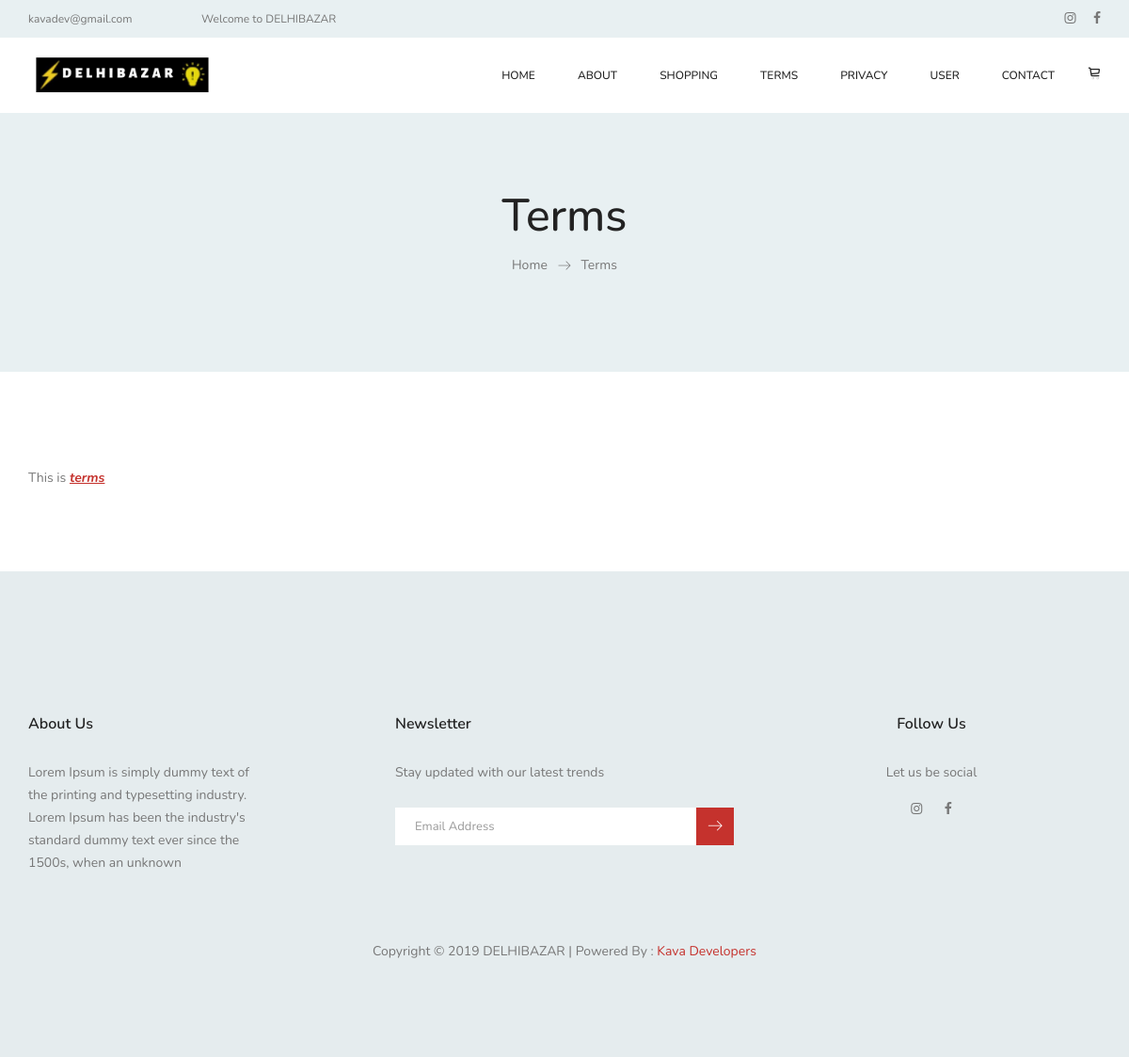
The page /index.php/pages/terms on the database its author committed.
### tables this page shows
CREATE TABLE IF NOT EXISTS `setting` (
  `id` int(11) NOT NULL AUTO_INCREMENT,
  `email` text NOT NULL,
  `support_email` text NOT NULL,
  `contact_email` text NOT NULL,
  `newsletter_email` varchar(250) DEFAULT NULL,
  `mobile` text NOT NULL,
  `city` text NOT NULL,
  `address` text NOT NULL,
  `opening_hours` text NOT NULL,
  `short_about` text NOT NULL,
  `meta_keywords` longtext NOT NULL,
  `meta_description` longtext NOT NULL,
  `shop_commission` decimal(40,2) DEFAULT NULL COMMENT 'Per shop commission',
  `ad_number` varchar(250) DEFAULT NULL,
  `smtp_host` text,
  `smtp_port` text,
  `smtp_user` text,
  `smtp_pass` text,
  PRIMARY KEY (`id`)
);

CREATE TABLE IF NOT EXISTS `social_icon` (
  `id` int(11) NOT NULL AUTO_INCREMENT,
  `title` text NOT NULL,
  `class` text NOT NULL,
  `link` text NOT NULL,
  `created_at` datetime NOT NULL,
  PRIMARY KEY (`id`)
);

CREATE TABLE IF NOT EXISTS `pages` (
  `id` int(11) NOT NULL AUTO_INCREMENT,
  `name` varchar(250) NOT NULL,
  `content` longtext NOT NULL,
  PRIMARY KEY (`id`)
);

### application/core/MY_Loader.php (called while the page is built, shortened)
<?php
class MY_Loader extends CI_Loader {
    public function template1($template_name, $vars = array())
    {
        $this->view('template/header2');
        $this->view($template_name, $vars);
        $this->view('template/footer2');
    }
}
?>

### application/controllers/Pages.php (called while the page is built, shortened)
<?php
class Pages extends CI_Controller {
	function __construct(){
        $this->load->model('general_model');
    }
    public function terms()
    {
        $data['_title']     = "DELHIBAZAR | Terms";
        $this->load->template1('pages/terms',$data);
    }
}

### index.php (called while the page is built, shortened)
<?php
require_once BASEPATH.'core/CodeIgniter.php';

### application/helpers/general_helper.php (called while the page is built, shortened)
<?php
function social_icons()
{
	$CI=&get_instance();
	return $CI->db->get('social_icon')->result_array();
}
function get_setting()
{
	$CI=&get_instance();
	return $CI->db->get_where('setting',['id' => '1'])->result_array()[0];
}
?>

### application/views/pages/terms.php (the view)
    <section class="banner_area">
        <div class="banner_inner d-flex align-items-center">
<div class="container">
	<div class="banner_content text-center">
		<h2>Terms</h2>
		<div class="page_link">
			<a href="<?= base_url(); ?>">Home</a>
			<a href="#">Terms</a>
		</div>
	</div>
</div>
        </div>
    </section>
    <section class="sample-text-area">
            <div class="container">
                <div><?= $this->db->get_where('pages',['id' => '2'])->result_array()[0]['content']; ?></div>
            </div>
    </section>

### application/views/template/header2.php (shortened to what this page needs)
<!doctype html>
<html lang="en">
    <head>
        <link rel="stylesheet" href="<?= base_url() ?>user_login/css/bootstrap.css">
        <link rel="stylesheet" href="<?= base_url() ?>user_login/vendors/linericon/style.css">
        <link rel="stylesheet" href="<?= base_url() ?>user_login/css/font-awesome.min.css">
        <link rel="stylesheet" href="<?= base_url() ?>user_login/vendors/owl-carousel/owl.carousel.min.css">
        <link rel="stylesheet" href="<?= base_url() ?>user_login/vendors/lightbox/simpleLightbox.css">
        <link rel="stylesheet" href="<?= base_url() ?>user_login/vendors/nice-select/css/nice-select.css">
        <link rel="stylesheet" href="<?= base_url() ?>user_login/vendors/animate-css/animate.css">
        <link rel="stylesheet" href="<?= base_url() ?>user_login/vendors/jquery-ui/jquery-ui.css">
        <link rel="stylesheet" href="<?= base_url() ?>user_login/css/style.css">
        <link rel="stylesheet" href="<?= base_url() ?>user_login/css/responsive.css">
        <link rel="stylesheet" href="<?= base_url() ?>user_login/alert/sweetalert.css">
    </head>
    <body>
        <header class="header_area">
        	<div class="top_menu row m0">
           		<div class="container">
					<div class="float-left">
						<a href="mailto:<?= get_setting()['email'] ?>"><?= get_setting()['email'] ?></a>
						<a href="#">Welcome to DELHIBAZAR</a>
					</div>
					<div class="float-right">
						<ul class="header_social">
							<?php foreach (social_icons() as $key => $value) { ?>
							<li><a href="<?= $value['link'] ?>" target="_blank"><i class="fa <?= $value['class'] ?>"></i></a></li>
							<?php } ?>
						</ul>
					</div>
           		</div>
           	</div>
           	<div class="main_menu">
            	<nav class="navbar navbar-expand-lg navbar-light main_box">
					<div class="container">
						 <a class="navbar-brand" href="<?= base_url(); ?>" style="width: 200px;" ><img src="<?= base_url(); ?>image/logo.png" style="width: 100%;"></a>
						<div class="collapse navbar-collapse offset" id="navbarSupportedContent">
							<ul class="nav navbar-nav menu_nav ml-auto">
								<li class="nav-item"><a class="nav-link" href="<?= base_url() ?>">Home</a></li>
								<li class="nav-item"><a class="nav-link" href="<?= base_url(); ?>pages/about">About</a></li>
								<li class="nav-item submenu dropdown">
									<a href="#" class="nav-link dropdown-toggle" data-toggle="dropdown" role="button" aria-haspopup="true" aria-expanded="false">Shopping</a>
								</li>
								<li class="nav-item"><a class="nav-link" href="<?= base_url(); ?>pages/terms">Terms</a></li>
								<li class="nav-item"><a class="nav-link" href="<?= base_url(); ?>pages/privacy">Privacy</a></li>
								<li class="nav-item submenu dropdown">
									<a href="#" class="nav-link dropdown-toggle" data-toggle="dropdown" role="button" aria-haspopup="true" aria-expanded="false">User</a>
								</li>
								<li class="nav-item"><a class="nav-link" href="<?= base_url(); ?>pages/contact">Contact</a></li>
							</ul>
							<ul class="nav navbar-nav navbar-right">
								<li class="nav-item"><a href="<?= base_url() ?>cart" class="cart"><i class="lnr lnr lnr-cart"></i>
								</a></li>
							</ul>
						</div>
					</div>
            	</nav>
            </div>
        </header>

### application/views/template/footer2.php (shortened to what this page needs)
        <footer class="footer-area">
            <div class="container">
                <div class="row">
                    <div class="col-lg-4  col-md-6 col-sm-6">
                        <div class="single-footer-widget">
                            <h6 class="footer_title">About Us</h6>
                            <p><?= nl2br(get_setting()['short_about']) ?></p>
                        </div>
                    </div>
                    <div class="col-lg-4 col-md-6 col-sm-6">
                        <div class="single-footer-widget">
                            <h6 class="footer_title">Newsletter</h6>
                            <p>Stay updated with our latest trends</p>
                            <form action="<?= base_url(); ?>welcome/save_newalatter" id="news_form" method="post" class="subscribe_form relative">
                                <div id="mc_embed_signup">
                                    <div class="input-group d-flex flex-row">
                                        <input name="email" id="news_email" placeholder="Email Address" onfocus="this.placeholder = ''" onblur="this.placeholder = 'Email Address '" type="email">
                                        <button type="submit" class="btn sub-btn"><span class="lnr lnr-arrow-right"></span></button>
                                    </div>
                                </div>
                            </form>
                        </div>
                    </div>
                    <div class="col-lg-4 col-md-6 col-sm-6 text-center">
                        <div class="single-footer-widget f_social_wd">
                            <h6 class="footer_title">Follow Us</h6>
                            <p style="text-align: center;max-width: none;">Let us be social</p>
                            <div class="f_social">
                                <?php foreach (social_icons() as $key => $value) { ?>
                                <a href="<?= $value['link'] ?>" target="_blank"><i class="fa <?= $value['class'] ?>"></i></a>
                                <?php } ?>
                            </div>
                        </div>
                    </div>
                </div>
                <div class="row footer-bottom d-flex justify-content-between align-items-center">
                    <p class="col-lg-12 footer-text text-center">
                    Copyright &copy 2019 DELHIBAZAR | Powered By : <a href="http://kavadevelopers.com" target="_blank">Kava Developers</a>
                    </p>
                </div>
            </div>
        </footer>
        <link rel="stylesheet" href="<?= base_url() ?>temp_1/css/jquery_validation.css">
    </body>
</html>

### rows shown on the page
setting: email "kavadev@gmail.com", short_about "Lorem Ipsum is simply dummy text of the printing and typesetting industry. Lorem Ipsum has been the industry's standard dummy text ever since the 1500s, when an unknown"
pages: content "This is terms"
